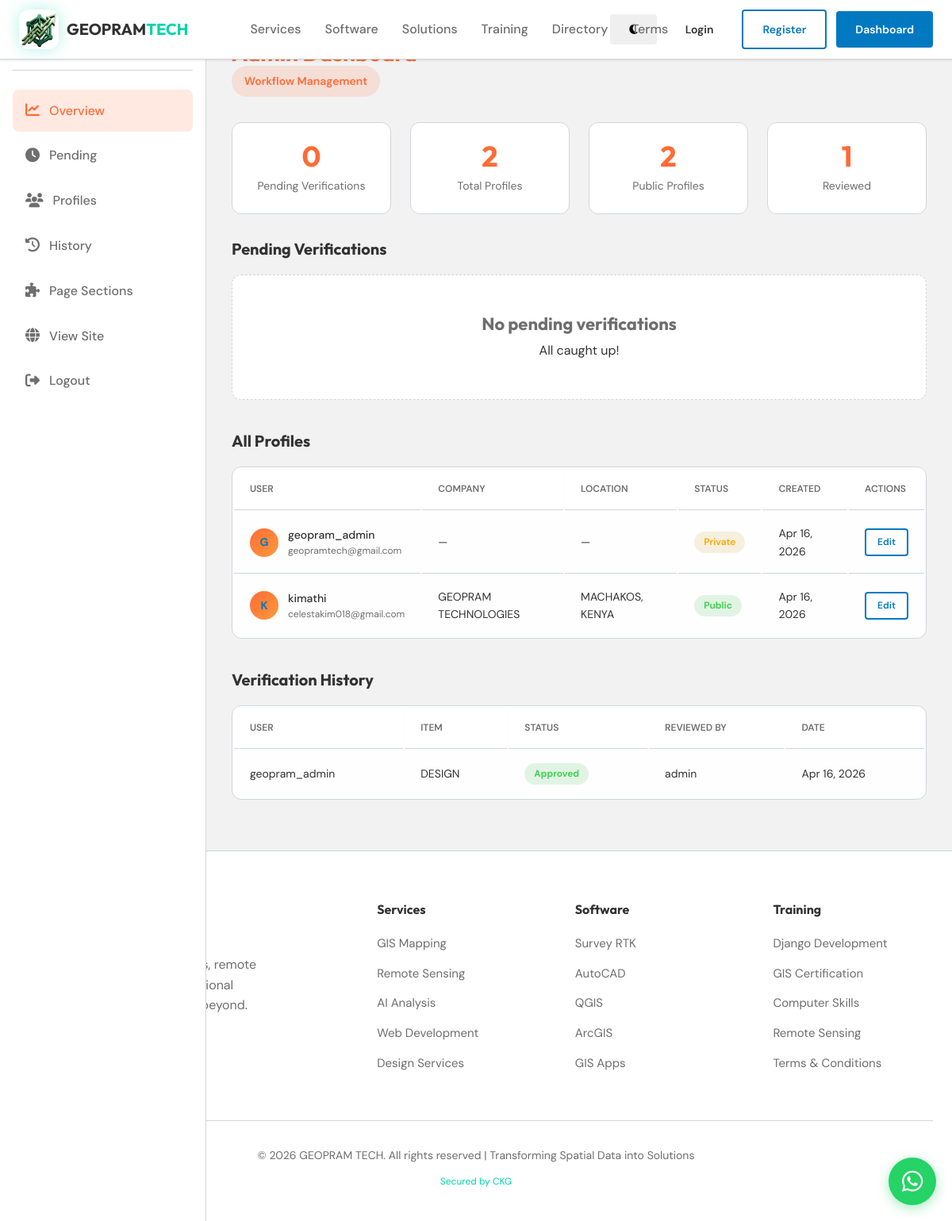
The page /panel/ (signed in) on the database its author committed.
### geopram_app/models.py (models this page shows, shortened)
class UserProfile(models.Model):
    user = models.OneToOneField(User, on_delete=models.CASCADE, related_name="profile")
    bio = models.TextField(max_length=500, blank=True)
    phone = models.CharField(max_length=20, blank=True)
    location = models.CharField(max_length=100, blank=True)
    company = models.CharField(max_length=100, blank=True)
    website = models.URLField(blank=True)
    avatar = models.ImageField(upload_to="avatars/", blank=True, null=True)
    is_public = models.BooleanField(default=False)
    points = models.IntegerField(default=0)
    referral_code = models.CharField(max_length=20, unique=True, blank=True)
    referred_by = models.ForeignKey(
        "self",
        on_delete=models.SET_NULL,
        null=True,
        blank=True,
        related_name="referrals",
    )
    created_at = models.DateTimeField(auto_now_add=True)
    updated_at = models.DateField(auto_now=True)
    last_active = models.DateTimeField(auto_now=True)

class VerificationRequest(models.Model):
    STATUS_CHOICES = [
        ("pending", "Pending"),
        ("approved", "Approved"),
        ("rejected", "Rejected"),
    ]
    user_profile = models.ForeignKey(
        UserProfile, on_delete=models.CASCADE, related_name="verification_requests"
    )
    item_type = models.CharField(max_length=20)
    item_id = models.IntegerField()
    item_title = models.CharField(max_length=200)
    status = models.CharField(max_length=20, choices=STATUS_CHOICES, default="pending")
    admin_notes = models.TextField(blank=True)
    requested_at = models.DateTimeField(auto_now_add=True)
    reviewed_at = models.DateTimeField(null=True, blank=True)
    reviewed_by = models.ForeignKey(
        User,
        on_delete=models.SET_NULL,
        null=True,
        blank=True,
        related_name="reviewed_requests",
    )

### geopram_app/views.py (the view)
# urls.py: path("", geopram_views.admin_dashboard, name="admin_dashboard"),
@login_required
def admin_dashboard(request):
    if not request.user.is_staff:
        messages.error(request, "Access denied. Admin only.")
        return redirect("dashboard")
    pending_verifications = VerificationRequest.objects.filter(
        status="pending"
    ).select_related("user_profile__user")
    all_profiles = UserProfile.objects.select_related("user").order_by("-created_at")
    verification_history = VerificationRequest.objects.exclude(
        status="pending"
    ).order_by("-reviewed_at")[:20]
    context = {
        "pending_verifications": pending_verifications,
        "all_profiles": all_profiles,
        "verification_history": verification_history,
    }
    return render(request, "admin_dashboard.html", context)

### templates/admin_dashboard.html (shortened to what this page needs)
{% extends "base.html" %}
{% load static %}
{% block content %}
<div class="admin-layout">
    <aside class="admin-sidebar">
        <div class="admin-sidebar-logo">
            <span>ADMIN</span>
        </div>
        <nav class="admin-nav">
            <a href="{% url 'admin_dashboard' %}" class="active"><span><i class="fas fa-chart-line"></i></span> Overview</a>
            <a href="{% url 'admin_dashboard' %}#pending"><span><i class="fas fa-clock"></i></span> Pending</a>
            <a href="{% url 'admin_dashboard' %}#profiles"><span><i class="fas fa-users"></i></span> Profiles</a>
            <a href="{% url 'admin_dashboard' %}#history"><span><i class="fas fa-history"></i></span> History</a>
            <a href="{% url 'manage_sections' %}"><span><i class="fas fa-puzzle-piece"></i></span> Page Sections</a>
            <a href="{% url 'home' %}"><span><i class="fas fa-globe"></i></span> View Site</a>
            <a href="{% url 'logout' %}"><span><i class="fas fa-sign-out-alt"></i></span> Logout</a>
        </nav>
    </aside>
    <main class="admin-main">
        <header class="admin-header">
            <div>
                <h2>Admin Dashboard</h2>
                <span class="admin-badge">Workflow Management</span>
            </div>
        </header>
        <div class="admin-stats">
            <div class="admin-stat-card">
                <div class="stat-number">{{ pending_verifications.count }}</div>
                <div class="stat-label">Pending Verifications</div>
            </div>
            <div class="admin-stat-card">
                <div class="stat-number">{{ all_profiles.count }}</div>
                <div class="stat-label">Total Profiles</div>
            </div>
            <div class="admin-stat-card">
                <div class="stat-number">{{ all_profiles|length }}</div>
                <div class="stat-label">Public Profiles</div>
            </div>
            <div class="admin-stat-card">
                <div class="stat-number">{{ verification_history.count }}</div>
                <div class="stat-label">Reviewed</div>
            </div>
        </div>
        <div class="admin-section" id="pending">
            <div class="admin-section-header">
                <h3>Pending Verifications</h3>
            </div>
            {% if pending_verifications %}
            <table class="admin-table">
                <thead>
                    <tr>
                        <th>User</th>
                        <th>Type</th>
                        <th>Item</th>
                        <th>Date</th>
                        <th>Status</th>
                        <th>Actions</th>
                    </tr>
                </thead>
                <tbody>
                    {% for v in pending_verifications %}
                    <tr>
                        <td>
                            <div class="profile-row">
                                <div class="profile-avatar">{{ v.user_profile.user.username|first|upper }}</div>
                                <div>
                                    <div class="profile-name">{{ v.user_profile.user.username }}</div>
                                    <div class="profile-email">{{ v.user_profile.user.email }}</div>
                                </div>
                            </div>
                        </td>
                        <td><span class="status-badge pending">{{ v.item_type }}</span></td>
                        <td>{{ v.item_title }}</td>
                        <td>{{ v.requested_at|date:"M d, Y" }}</td>
                        <td><span class="status-badge pending">Pending</span></td>
                        <td>
                            <div class="action-btns">
                                <a href="{% url 'admin_review_verification' v.id %}" class="btn btn-primary btn-tiny">Review</a>
                            </div>
                        </td>
                    </tr>
                    {% endfor %}
                </tbody>
            </table>
            {% else %}
            <div class="empty-state">
                <h4>No pending verifications</h4>
                <p>All caught up!</p>
            </div>
            {% endif %}
        </div>
        <div class="admin-section" id="profiles">
            <div class="admin-section-header">
                <h3>All Profiles</h3>
            </div>
            {% if all_profiles %}
            <table class="admin-table">
                <thead>
                    <tr>
                        <th>User</th>
                        <th>Company</th>
                        <th>Location</th>
                        <th>Status</th>
                        <th>Created</th>
                        <th>Actions</th>
                    </tr>
                </thead>
                <tbody>
                    {% for profile in all_profiles %}
                    <tr>
                        <td>
                            <div class="profile-row">
                                <div class="profile-avatar">{{ profile.user.username|first|upper }}</div>
                                <div>
                                    <div class="profile-name">{{ profile.user.username }}</div>
                                    <div class="profile-email">{{ profile.user.email }}</div>
                                </div>
                            </div>
                        </td>
                        <td>{{ profile.company|default:"—" }}</td>
                        <td>{{ profile.location|default:"—" }}</td>
                        <td>
                            <span class="status-badge {% if profile.is_public %}approved{% else %}pending{% endif %}">
                                {% if profile.is_public %}Public{% else %}Private{% endif %}
                            </span>
                        </td>
                        <td>{{ profile.created_at|date:"M d, Y" }}</td>
                        <td>
                            <div class="action-btns">
                                <a href="{% url 'admin_edit_profile' profile.id %}" class="btn btn-secondary btn-tiny">Edit</a>
                            </div>
                        </td>
                    </tr>
                    {% endfor %}
                </tbody>
            </table>
            {% else %}
            <div class="empty-state">
                <h4>No profiles yet</h4>
            </div>
            {% endif %}
        </div>
        <div class="admin-section" id="history">
            <div class="admin-section-header">
                <h3>Verification History</h3>
            </div>
            {% if verification_history %}
            <table class="admin-table">
                <thead>
                    <tr>
                        <th>User</th>
                        <th>Item</th>
                        <th>Status</th>
                        <th>Reviewed By</th>
                        <th>Date</th>
                    </tr>
                </thead>
                <tbody>
                    {% for v in verification_history %}
                    <tr>
                        <td>{{ v.user_profile.user.username }}</td>
                        <td>{{ v.item_title }}</td>
                        <td><span class="status-badge {{ v.status }}">{{ v.get_status_display }}</span></td>
                        <td>{{ v.reviewed_by.username|default:"—" }}</td>
                        <td>{{ v.reviewed_at|date:"M d, Y" }}</td>
                    </tr>
                    {% endfor %}
                </tbody>
            </table>
            {% else %}
            <div class="empty-state">
                <h4>No verification history</h4>
            </div>
            {% endif %}
        </div>
    </main>
</div>
{% endblock %}

### static/css/style.css (style rules this page uses)
:root { --primary: #0079c1; --primary-dark: #005880; --primary-light: #00a0e4; --secondary: #00D4AA; --accent: #FF6B35; --yellow-glow: #ffd700; --yellow-light: #ffeb3b; --bg-base: #f2f2f2; --bg-surface: #ffffff; --bg-elevated: #ffffff; --text-primary: #323232; --text-secondary: #6e6e6e; --success: #35ce46; --warning: #fca703; --error: #c2292e; --glass-bg: rgba(255, 255, 255, 0.95); --glass-border: #d1d5db; --shadow-sm: 0 1px 3px rgba(0, 0, 0, 0.12); --shadow-md: 0 4px 12px rgba(0, 0, 0, 0.15); --shadow-lg: 0 8px 24px rgba(0, 0, 0, 0.18); --shadow-glow: 0 0 20px rgba(0, 121, 193, 0.2); --shadow-yellow: 0 0 20px rgba(255, 215, 0, 0.4); --radius-sm: 4px; --radius-md: 8px; --radius-lg: 12px; --radius-xl: 16px; --transition-fast: 0.15s ease; --transition-base: 0.25s ease; --transition-slow: 0.4s ease; --gradient-primary: linear-gradient(135deg, #0079c1 0%, #00a0e4 100%); --gradient-accent: linear-gradient(135deg, #FF6B35 0%, #ff9a3c 100%); --gradient-mesh: radial-gradient(circle at 30% 50%, rgba(0, 121, 193, 0.08) 0%, rgba(0, 212, 170, 0.08) 50%, rgba(255, 107, 53, 0.08) 100%); }
*, *::before, *::after { box-sizing: border-box; margin: 0; padding: 0; }
html { scroll-behavior: smooth; }
body { font-family: 'DM Sans', 'Avenir', 'Helvetica Neue', sans-serif; background-color: var(--bg-base); background: var(--gradient-mesh); color: var(--text-primary); line-height: 1.6; overflow-x: hidden; }
h1, h2, h3, h4, h5, h6 { font-family: 'Outfit', sans-serif; font-weight: 700; line-height: 1.2; }
h2 { font-size: 40px; }
h3 { font-size: 28px; }
h4 { font-size: 22px; }
a { text-decoration: none; color: inherit; transition: var(--transition-base); }
.btn { display: inline-flex; align-items: center; gap: 8px; padding: 12px 24px; font-family: 'DM Sans', sans-serif; font-weight: 600; font-size: 14px; border-radius: var(--radius-sm); border: none; cursor: pointer; transition: var(--transition-base); text-transform: capitalize; }
.btn-secondary { background: transparent; color: var(--primary); border: 2px solid var(--primary); }
.stat-number { font-family: 'Outfit', sans-serif; font-size: 48px; font-weight: 700; color: var(--secondary); line-height: 1; }
.stat-label { color: var(--text-secondary); margin-top: 8px; }
.status-badge { display: inline-block; padding: 4px 10px; border-radius: 100px; font-size: 12px; font-weight: 600; }
.status-badge.pending { background: rgba(139, 148, 158, 0.15); color: var(--text-secondary); }

### rows shown on the page
UserProfile: user.username|first "G", user.username "geopram_admin", user.email "geopramtech@gmail.com", company "—", location "—", is_public "Private", created_at "Apr 16, 2026"
UserProfile: user.username|first "K", user.username "kimathi", user.email "celestakim018@gmail.com", company "GEOPRAM TECHNOLOGIES", location "MACHAKOS, KENYA", is_public "Public", created_at "Apr 16, 2026"
VerificationRequest: user_profile.user.username "geopram_admin", item_title "DESIGN", status "Approved", reviewed_by.username "admin", reviewed_at "Apr 16, 2026"

### other values the page prints
{{ pending_verifications.count }} "0"
{{ all_profiles.count }} "2"
{{ all_profiles|length }} "2"
{{ verification_history.count }} "1"
